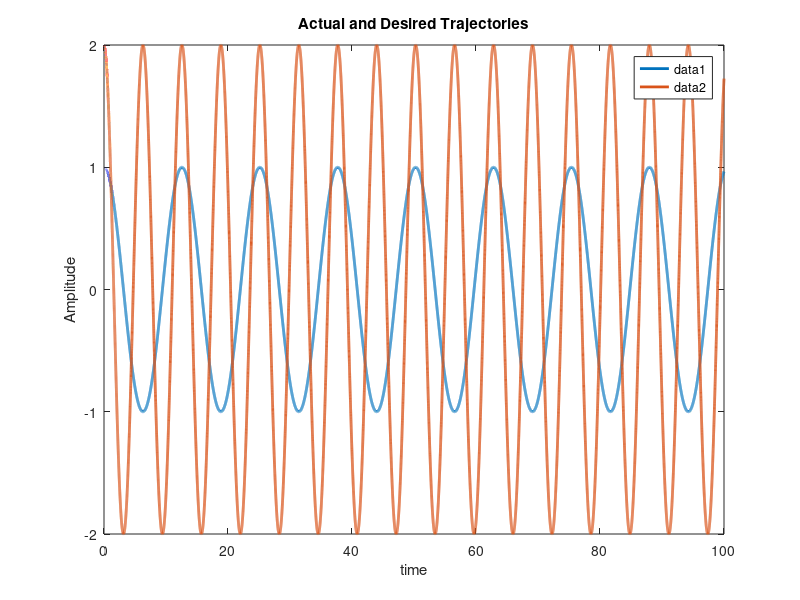

Write MATLAB code to recreate this figure. (Note: this script raises an error after producing the figure.)
function twoLinkRobotAdaptive
close all
global controlinput
%Set up parameters for sim
p1       = 3.473;
p2       = 0.196;
p3       = 0.242;
f1       = 5.3;
f2       = 1.1;

% Stacked parameter vector
theta    = [p1;p2;p3;f1;f2];
controlinput = [1;1];
% Simulation final time
tf   = 100;

% Initial condition vector (X0 must be same size and "form" as X and XDot below)
% (i.e., in this sim, X0 = [e1;e2;thetahat0])
X0   = [4;10;3;2;1;1];

% Options for integration function
opts = odeset('RelTol',1e-3,'AbsTol',1e-3);

% Integrate (you can send the paramters theta to the dynamics as seen below)
[t,STATES] = ode45(@(t,X) twoLinkdynamics(t,X,theta),[0 tf],X0,opts);

% Set up desired trajectory data for plots (enter desired trajectory for your simulation)
qd = [cos(0.5*t) 2*cos(t)]';

% Parse integrated states (STATES is the same "form" as X0)
% (i.e., in this sim, STATES = [e r thetahat] over all time);
e1  = STATES(:,1:2)';
e2  = STATES(:,3:4)';
lambda1 = STATES(:,5:6)';



% Compute x from e and xd for plotting purposes
q  = e1 + qd;

% Plot the actual vs desired trajectories
figure(1)
plot(t,qd,'-','LineWidth',2)
title('Actual and Desired Trajectories');
xlabel('time');
ylabel('Amplitude');
legend();
hold on
ax = gca;
ax.ColorOrderIndex = 1;
plot(t,q,':','LineWidth',2)
hold off


% Plot the filtered tracking error
figure(2)
plot(t,e2,'--','LineWidth',2)
title('Filtered Tracking error')
xlabel('time');
ylabel('Amplitude');
% 
% % Plot the adaptive estimates vs actual parameters
% figure(3)
% plot(t,repmat(theta,1,length(t)),'-','LineWidth',2)
% hold on
% ax = gca;
% ax.ColorOrderIndex = 1;
% plot(t,thetaHat,':','LineWidth',2)
% title('Adaptive Estimates & Actual Parameters')
% xlabel('time');
% ylabel('Amplitude');
% hold off

figure(4)
time = 0:tf/length(controlinput):tf;
time(end) = [];
plot(time,controlinput(1,:))
title('Control input for Link 1');
xlabel('Time(s)')
ylabel('Torque(Nm)')

figure(5)
time = 0:tf/length(controlinput):tf;
time(end) = [];
plot(time,controlinput(2,:))
title('Control input for Link 2');
xlabel('Time(s)')
ylabel('Torque(Nm)')

function [XDot] = twoLinkdynamics(t,X,theta)

global u controlinput
% Parse parameter vector
p1 = theta(1);
p2 = theta(2);
p3 = theta(3);
f1 = theta(4);
f2 = theta(5);

% Select gains for controller
K        = 5; %Enter a number
a        = 1200; %Enter a number
gamma    = 10;
alpha2   = 0.002;
beta1    = 3.6;

% Desired trajectory and needed derivatives
qd       = [cos(0.5*t);2*cos(t)];
qdDot    = [-0.5*sin(0.5*t);-2*sin(t)];%Enter the expression
qdDotDot = [-0.25*cos(0.5*t);-2*cos(t)]; %Enter the expression

% Parse current states (X is the same size and "form" as X0)
% (i.e., in this sim, X = [e;r;thetahat])
e1          = [X(1);X(2)];
e2          = [X(3);X(4)];
lambda1     = [X(5);X(6)];

% Compute current x and xDot for convenience
q        = e1 + qd;
qDot     = e2 - a*e1 + qdDot;

% Compute cos(x2) and sin(x2) for convenience
c2       = cos(q(2));
s2       = sin(q(2));


% Compute current matrices for the dynamics
M        = [p1 + 2*p3*c2 p2 + p3*c2;p2 + p3*c2 p2];
Vm       = [-p3*s2*qDot(2) -p3*s2*(qDot(1) + qDot(2));p3*s2*qDot(1) 0];
fd       = [f1 0;0 f2];

% % Compute current regression matrix
% y11      = -qdDotDot(1)+a*(qDot(1)-qdDot(1)); %Enter the expression
% y12      = -qdDotDot(2)+a*(qDot(1)-qdDot(2)); %Enter the expression
% y13      = s2*qDot(2)*qdDot(1) + s2*qDot(1)*qdDot(2) + s2*qDot(2)*qdDot(2) + a*s2*qDot(2)*e(1) + a*s2*qDot(1)*e(2) + a*s2*qDot(2)*e(2) - 2*c2*qdDotDot(1) - c2*qdDotDot(2) + 2*a*c2*(qDot(1)-qdDot(1)) + a*c2*(qDot(2)-qdDot(2)); %Enter the expression
% y14      = -qDot(1);
% y15      = 0;
% 
% y21      = 0; %Enter the expression
% y22      = -qdDotDot(1) - qdDotDot(2) + a*(qDot(1)-qdDot(1)) + a*(qDot(2)-qdDot(2)); %Enter the expression
% y23      = -s2*qDot(1)*qdDot(1) - a*s2*qDot(1)*e(1) - c2*qdDotDot(1) + a*c2*(qDot(1)-qdDot(1))   ; %Enter the expression
% y24      = 0;
% y25      = -qDot(2);
% Y        = [y11 y12 y13 y14 y15;y21 y22 y23 y24 y25];

% Design controller

u        = -(K+1)*e2 + (K+1)*([3;2])+lambda1; %Enter the expression
controlinput = horzcat(controlinput,u);

% Compute current closed-loop dynamics
e1Dot        = qDot - qdDot;
e2Dot        = M\(-Vm*qDot-fd*qDot+u-M*qdDotDot+M*a*e1Dot); %Enter the expression
lambda1Dot      = (K + 1)*alpha2*e2 + beta1*sign(e2);
 %Enter the expression

% Stacked dynamics vector (XDot is the same size and "form" as X)
XDot        = [e1Dot;e2Dot;lambda1Dot];
